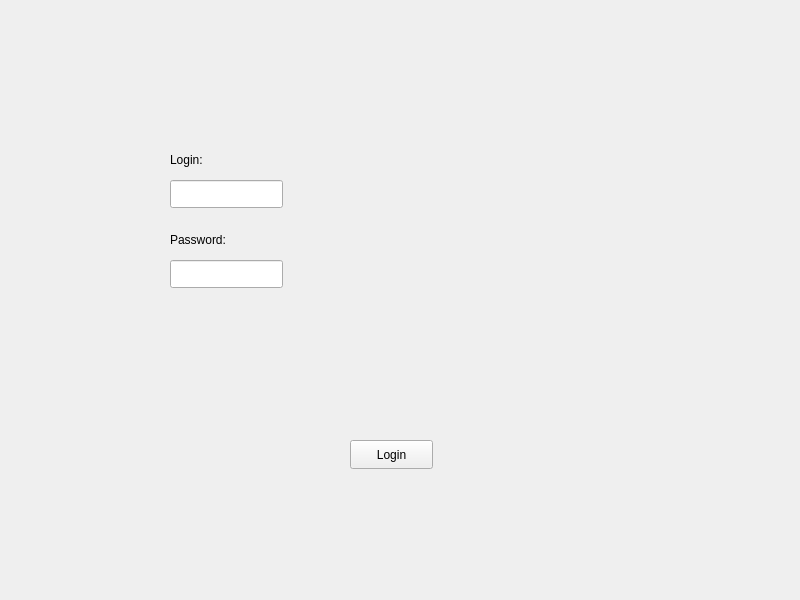
<?xml version="1.0" encoding="UTF-8"?>
<ui version="4.0">
 <class>MainWindow</class>
 <widget class="QMainWindow" name="MainWindow">
  <property name="geometry">
   <rect>
    <x>0</x>
    <y>0</y>
    <width>800</width>
    <height>600</height>
   </rect>
  </property>
  <property name="windowTitle">
   <string>MainWindow</string>
  </property>
  <widget class="QWidget" name="centralwidget">
   <widget class="QPushButton" name="pushButtonSubmit">
    <property name="geometry">
     <rect>
      <x>350</x>
      <y>440</y>
      <width>83</width>
      <height>29</height>
     </rect>
    </property>
    <property name="text">
     <string>Login</string>
    </property>
   </widget>
   <widget class="QLineEdit" name="lineEditLogin">
    <property name="geometry">
     <rect>
      <x>170</x>
      <y>180</y>
      <width>113</width>
      <height>28</height>
     </rect>
    </property>
   </widget>
   <widget class="QLabel" name="labelLogin">
    <property name="geometry">
     <rect>
      <x>170</x>
      <y>150</y>
      <width>63</width>
      <height>20</height>
     </rect>
    </property>
    <property name="text">
     <string>Login:</string>
    </property>
   </widget>
   <widget class="QLineEdit" name="lineEditPassword">
    <property name="geometry">
     <rect>
      <x>170</x>
      <y>260</y>
      <width>113</width>
      <height>28</height>
     </rect>
    </property>
   </widget>
   <widget class="QLabel" name="labelPassword">
    <property name="geometry">
     <rect>
      <x>170</x>
      <y>230</y>
      <width>63</width>
      <height>20</height>
     </rect>
    </property>
    <property name="text">
     <string>Password:</string>
    </property>
   </widget>
  </widget>
 </widget>
 <resources/>
 <connections/>
</ui>
